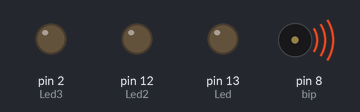
Bench run of a sketch on a simulated Arduino Uno, built with avr-gcc and run on an emulated ATmega328P. Shown: output pins drawn as LEDs (lit = HIGH), buzzer (waves = sounding).

Above: at 0.2 s.
At 3.5 s:
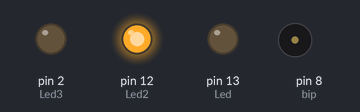
At 7.0 s:
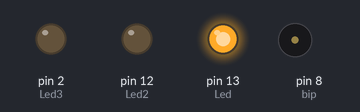
At 10.5 s:
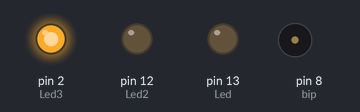
At 13.7 s:
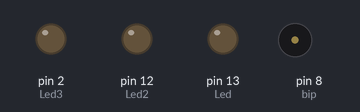
Timing chart, 0 to 16.9 s (numbered marks = the images above):
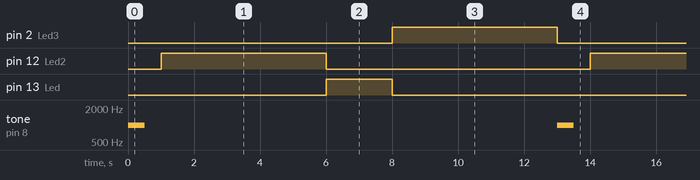

Measured:
- by itself, pin 2 (Led3), pin 12 (Led2): alternates HIGH for 5.0 s and LOW for 8.0 s
- by itself, pin 13 (Led): alternates HIGH for 2.0 s and LOW for 11.0 s
- by itself, tone on pin 8 (bip): alternates 1000 Hz for 0.50 s and silent for 12.5 s

The sketch:

Piscapiscacombuz.ino
```cpp
const int Led = 13;
const int Led2 = 12;
const int bip = 8;
const int Led3 = 2;


void setup() {

  pinMode(Led, OUTPUT);
  pinMode(Led2, OUTPUT);
  pinMode(bip, OUTPUT);
  pinMode(Led3, OUTPUT);


}

void loop() {

tone(bip, 1000);
delay(500);
noTone(bip);
delay(500);
      digitalWrite(Led2, HIGH);
      delay(5000);
        digitalWrite(Led2, LOW);
        delay(1);


         digitalWrite(Led, HIGH);
      delay(2000);
        digitalWrite(Led, LOW);
        delay(1);

      digitalWrite(Led3, HIGH);
      delay(5000);
        digitalWrite(Led3, LOW);
        delay(1);


}
```
